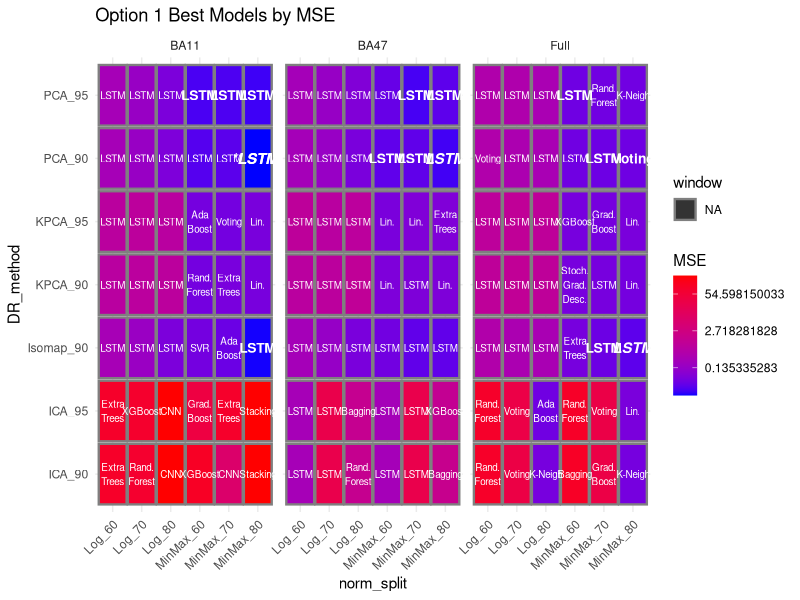
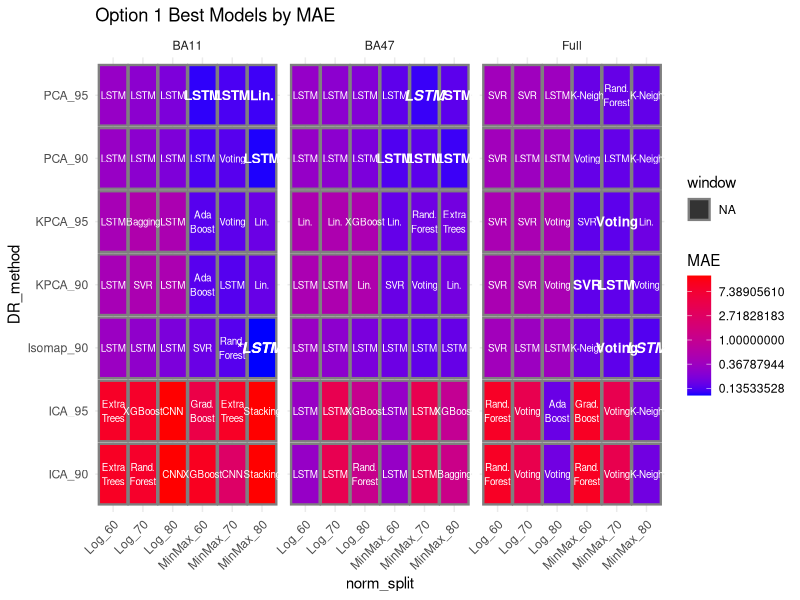
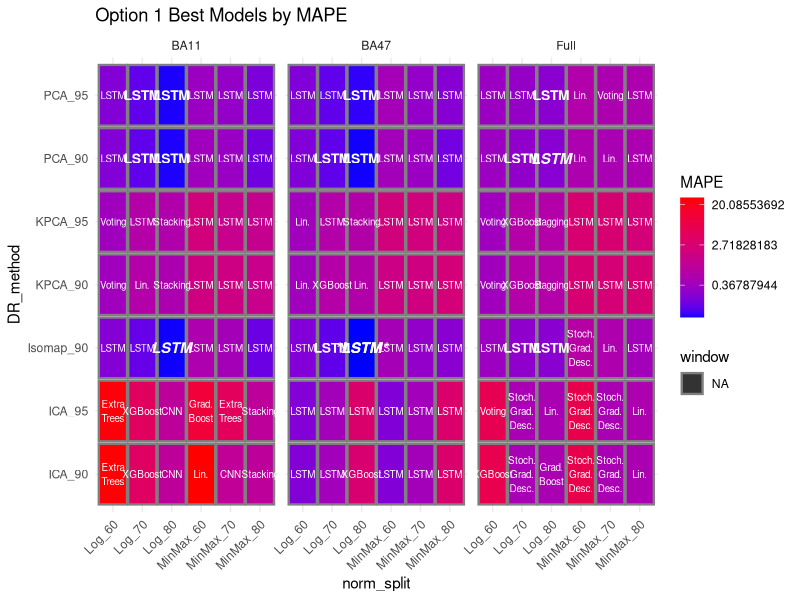
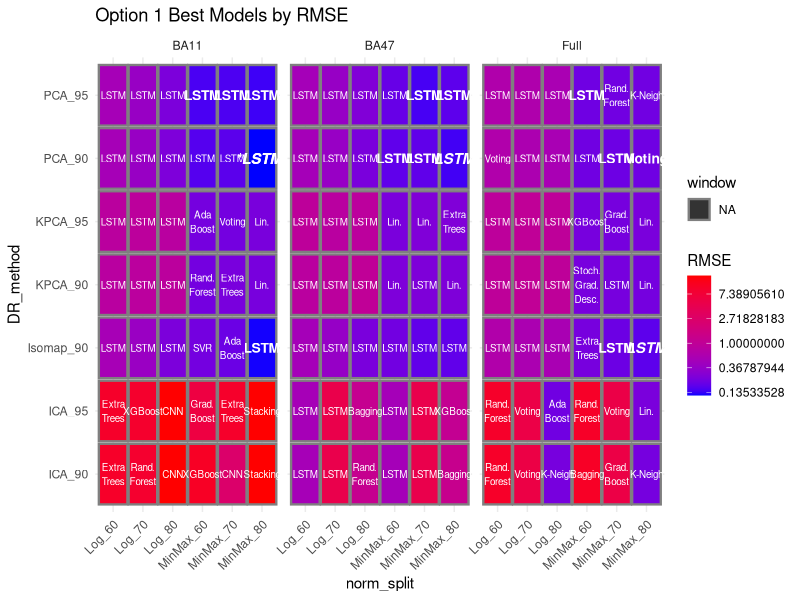
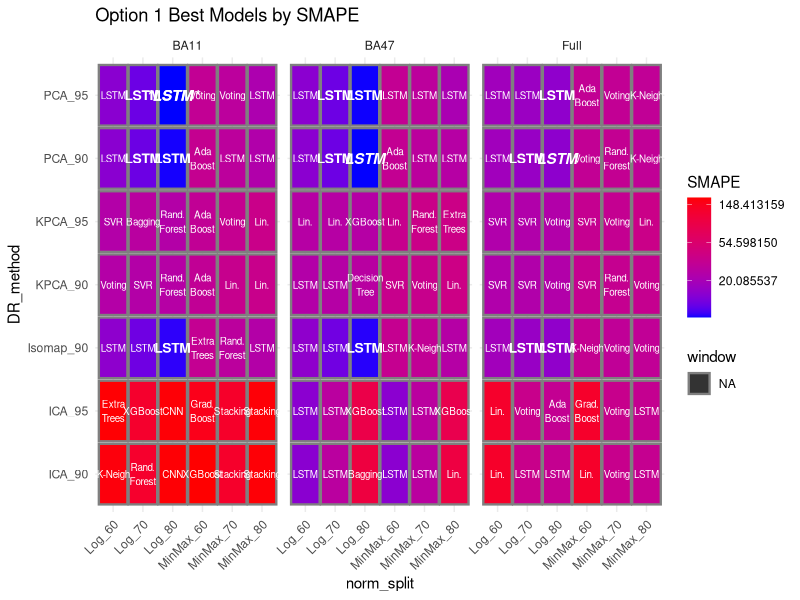
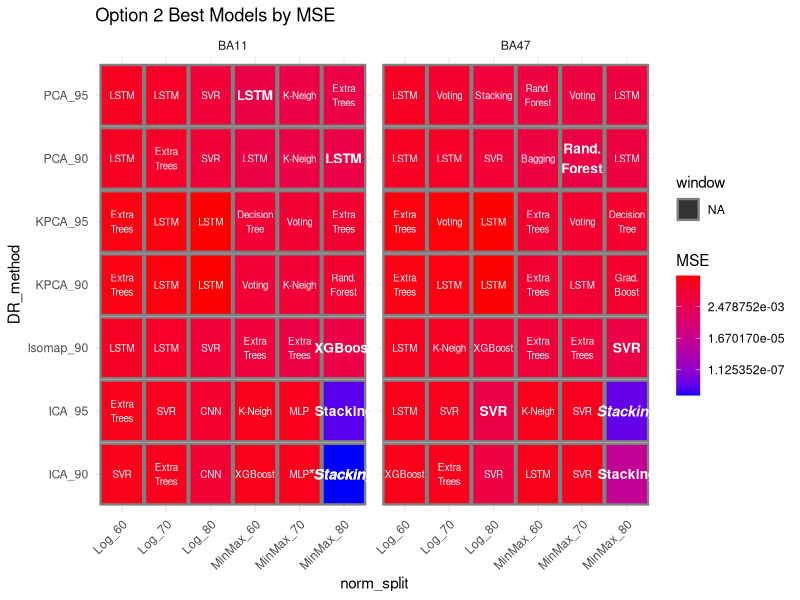
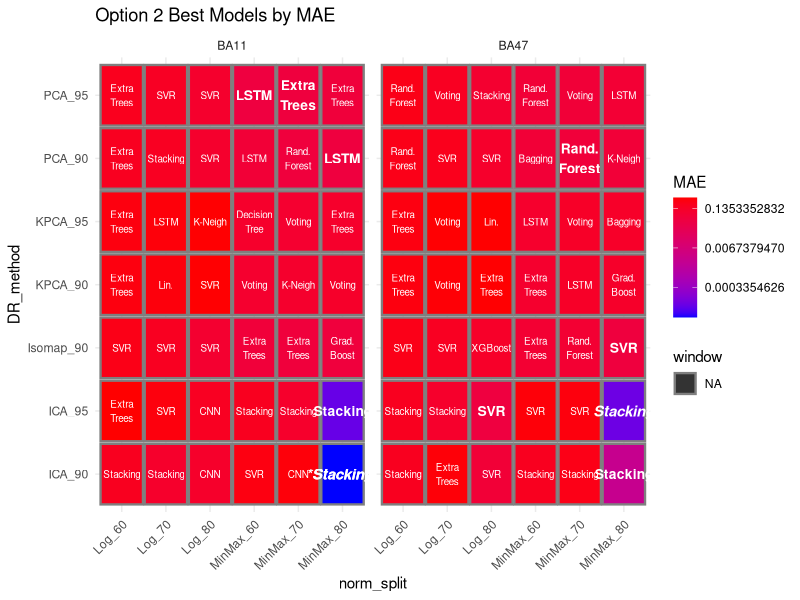
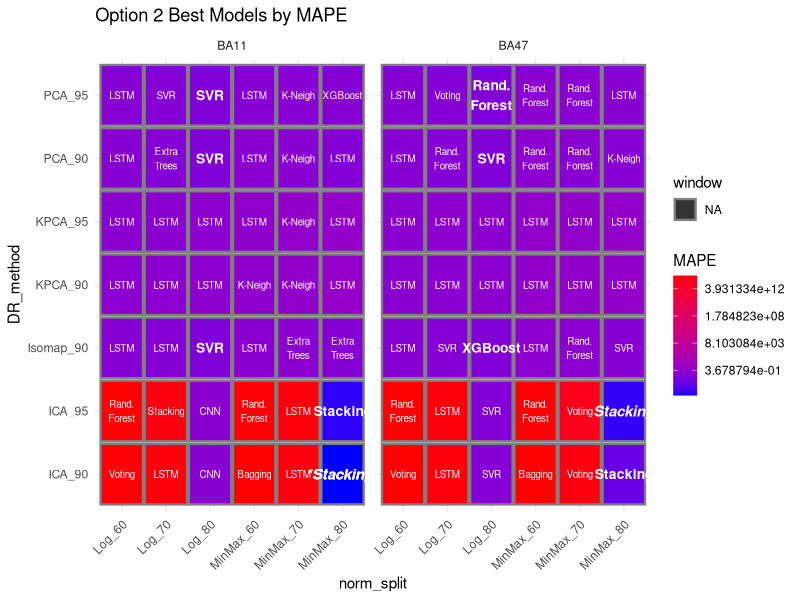

Write R code to recreate these figures, in order.
## ---- chunk 1
knitr::opts_chunk$set(echo = FALSE, message = FALSE, warning = FALSE)
## ---- chunk 2
library(tidyverse)

# Read in Data
opt1_results = read.csv("src/opt_1_all_models_performance.csv")[, -1] #First column is index right now, might change later
opt2_results = read.csv("src/opt_2_all_models_performance.csv")[, -1]
opt3_results = read.csv("src/opt_3_all_models_performance.csv")[, -1]
## ---- chunk 3
input_list <- list("Option 1 Best Models" = opt1_results, "Option 2 Best Models" = opt2_results, "Option 3 Best Models" = opt3_results)
output_list <- list()

error_metrics <- c("MSE", "MAE", "MAPE", "RMSE", "SMAPE")

o_name_id <- 1
out_id <- 1
for (df in input_list) {
  option_name <- names(input_list)[o_name_id]
  #df <- df |> 
    #filter(grepl('ICA', full_df_name))
  #df <- df |> 
    #filter(model != "Long Short-Term Memory Network") |> 
    #filter(!grepl('KPCA', full_df_name))
  wrangled_df <- df |> 
    mutate(data = str_extract(df$full_df_name, "(Full)|(BA11)|(BA47)")) |> 
    mutate(model = case_when(model == "Linear Regressor" ~ "Lin.", 
                             model == "Support Vector Regressor" ~ "SVR", 
                             model == "Decision Tree Regressor" ~ "Decision\nTree", 
                             model == "K-Neighbors Regressor" ~ "K-Neigh", 
                             model == "Stochastic Gradient Descent Regressor" ~ "Stoch.\nGrad.\nDesc.", 
                             model == "Voting Regressor" ~ "Voting", 
                             model == "Stacking Regressor" ~ "Stacking", 
                             model == "Gradient Boosting Regressor" ~ "Grad.\nBoost", 
                             model == "Random Forest Regressor" ~ "Rand.\nForest", 
                             model == "AdaBoostRegressor" ~ "Ada\nBoost", 
                             model == "BaggingRegressor" ~ "Bagging", 
                             model == "ExtraTreesRegressor" ~ "Extra\nTrees", 
                             model == "XGBoost Regressor" ~ "XGBoost", 
                             model == "Multilayer Perceptron" ~ "MLP", 
                             model == "Long Short-Term Memory Network" ~ "LSTM", 
                             model == "Convolutional neural network" ~ "CNN")) |> 
    mutate(DR_method = str_extract(df$full_df_name, "(PCA|ICA|Isomap|KPCA)_\\d{2}")) |> 
    mutate(norm_split = paste(str_extract(df$full_df_name, "(MinMax)|(Log)"), str_extract(df$full_df_name, "(?<=(\\d{2}|ll)_).*(?=:)"), sep = "_")) |> 
    mutate(window = str_extract(df$full_df_name, "(?<=window)\\d(?=_)")) |> 
    select(full_df_name, model, MSE:data, DR_method:norm_split, window)
  for (metric in error_metrics) {
    one_metric <- wrangled_df |> 
      select(full_df_name, data, model, DR_method, norm_split, window, all_of(metric)) |> 
      group_by(data, DR_method, norm_split) |> 
      arrange(.data[[metric]], .by_group = TRUE) |> 
      distinct(data, DR_method, norm_split, .keep_all = TRUE) |> 
      arrange(.data[[metric]])
    output_list[[out_id]] <- one_metric
    names(output_list)[out_id] <- paste(option_name, "by", metric)
    out_id <- out_id + 1
  }
  o_name_id <- o_name_id + 1
}

# complete_list <- list()
# for (best_by in names(output_list)){
#   for (metric in error_metrics) {
#     if (metric %in% best_by) {
#       
#     }
#   }
# }
## ---- chunk 4
# Best in each BA italic/bold
for (df_id in 1:15) {
  extra_layer <- FALSE
  current_df <- output_list[[df_id]]
  metric <- colnames(current_df)[7]
  best_overall <- current_df[1,]
  best_overall$model <- paste0("*", best_overall$model, "*")
  just_BA11 <- current_df[current_df$data == "BA11",]
  just_BA47 <- current_df[current_df$data == "BA47",]
  if ("Full" %in% current_df$data) {
    just_full <- current_df[current_df$data == "Full",]
    extra_layer <-  TRUE
  }
  plot <- ggplot(current_df, aes(x = norm_split, y = DR_method, fill = .data[[metric]])) +
      #geom_tile(color = "white") +
      geom_tile(aes(color = window, width=0.96, height=0.96), size = 0.8)+
      #all text
      geom_text(just_BA11[-c(1:5), ], mapping = aes(label = model), color = "white", size = 2.5) +
      geom_text(just_BA47[-c(1:5), ], mapping = aes(label = model), color = "white", size = 2.5) +
      # minimum 5
      geom_text(data = just_BA11[2:5,], aes(label = model), color = "white", size = 3.5, fontface = "bold") +
      geom_text(data = just_BA47[2:5,], aes(label = model), color = "white", size = 3.5, fontface = "bold") +
    # lowest value
      geom_text(data = just_BA11[1,], aes(label = model), color = "white", size = 3.8, fontface = "bold.italic") +
      geom_text(data = just_BA47[1,], aes(label = model), color = "white", size = 3.8, fontface = "bold.italic") +
    geom_text(data = best_overall, aes(label = model), color = "white", size = 3.8, fontface = "bold.italic") +
      scale_fill_gradient(low = "blue", high = "red", trans = "log") +
      facet_wrap(~data) 
  if (extra_layer) {
    plot <- plot +  list(
        geom_text(just_full[-c(1:5), ], mapping = aes(label = model), color = "white", size = 2.5), 
        geom_text(data = just_full[2:5,], aes(label = model), color = "white", size = 3.5, fontface = "bold"), 
        geom_text(data = just_full[1,], aes(label = model), color = "white", size = 3.8, fontface = "bold.italic"))
  }
    plot <- plot +
      theme_minimal() +
      labs(title = names(output_list)[df_id]) + 
      theme(
        axis.text.x = element_text(angle = 45, hjust = 1),
        legend.position = "right", 
      )
  print(plot)
}
